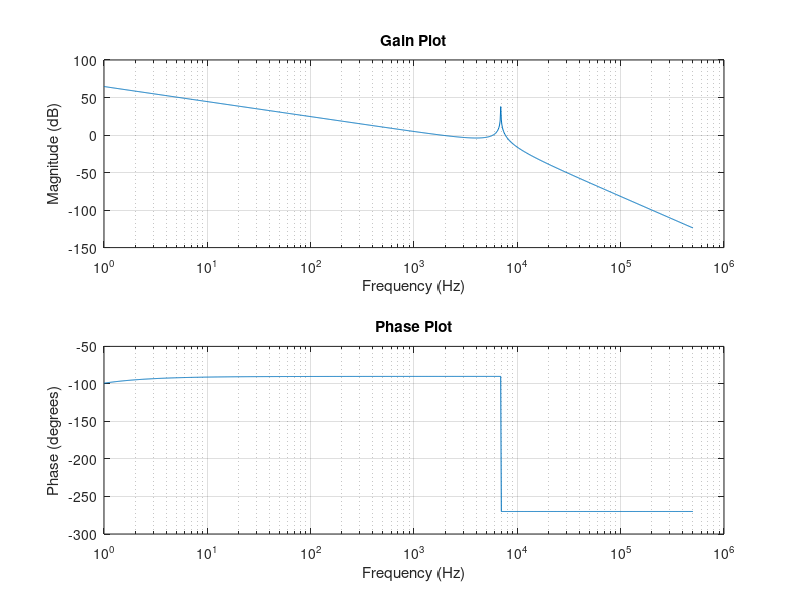

This chart was generated by the following MATLAB code:
clc;
clear all;
close all;

%% Given 

% Plant Parameters 
L1 = 1.2e-3;
L2 = 0.5e-3;
C = 1.5e-6;

% PI Parameters
kp = 18; 
ti = 1; 

%% ki = 1.12m & Kp = 1m
%% 

%% Defining frequency vector in Hertz up to 50 kHz 
freq_Hz = logspace(0, log10(500000), 1000); % Frequency in Hertz

%% Convert frequency from Hertz to rad/s
freq_rad_s = 2 * pi * freq_Hz; % Conversion to radians per second

%% Transfer function - current loop Gid  

s = tf('s'); 

% Numerator 
 N = 1;  

% Denominator 
D = (L1*L2*C)*(s^3)  + (L1+L2)*s;

Gp = (N/D); 

%% Transfer function of PI controller 

num = [kp*ti kp];
den = [ti 0]; 

Gc = tf(num, den); 

%% Compensated System
G = Gp*Gc;  

%% Bode Plot

% Retrieve Bode plot data
[mag, phase, wout] = bode(G, freq_rad_s);

% Convert frequencies from rad/s to Hz
freq_Hz_from_bode = wout / (2 * pi);

% Plot magnitude and phase on separate plots
figure;
subplot(2,1,1);
semilogx(freq_Hz_from_bode, 20*log10(squeeze(mag)));
xlabel('Frequency (Hz)');
ylabel('Magnitude (dB)');
title('Gain Plot')
grid on;

subplot(2,1,2);
semilogx(freq_Hz_from_bode, squeeze(phase));
xlabel('Frequency (Hz)');
ylabel('Phase (degrees)');
title ('Phase Plot')
grid on;
